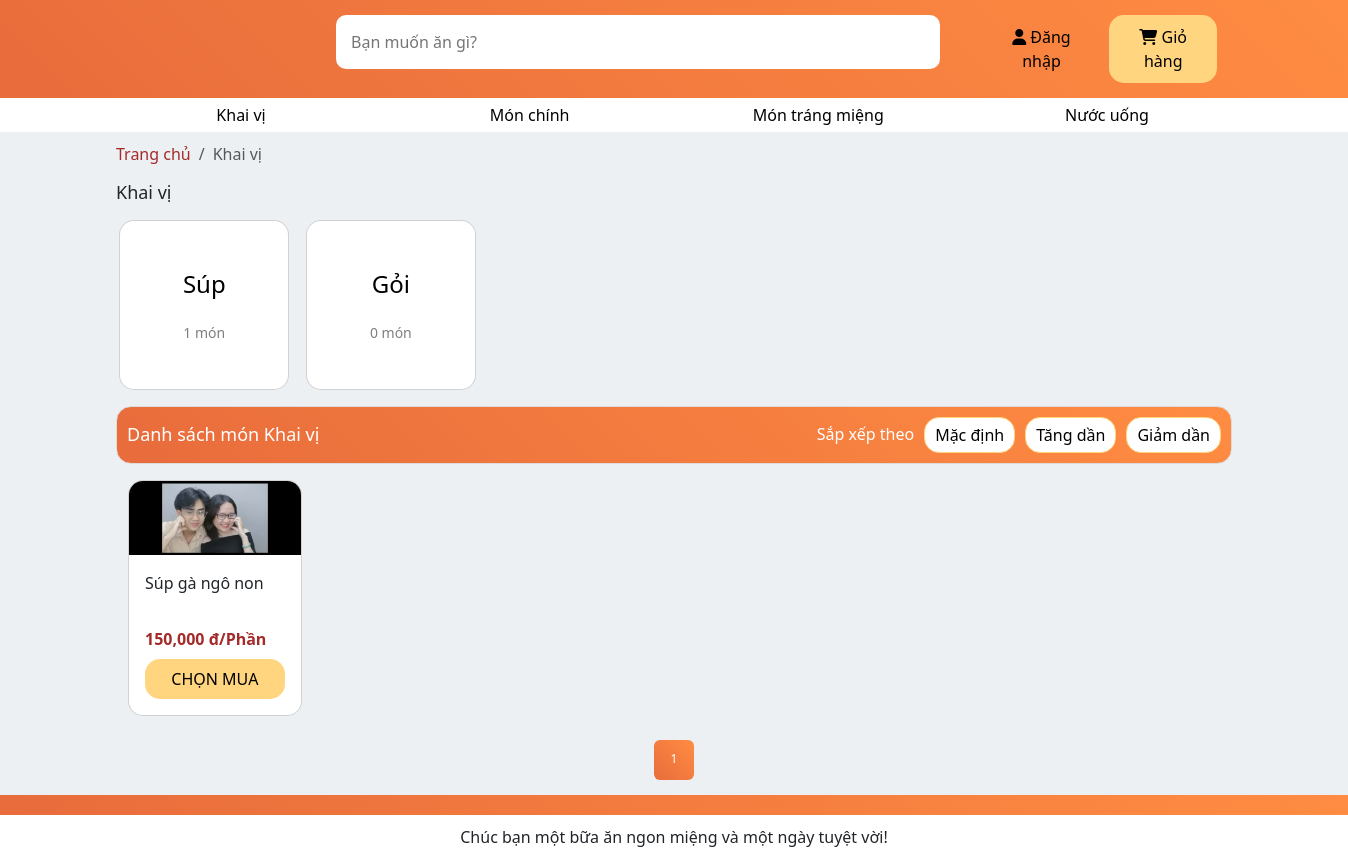
The page /Khai vị/ on the database its author committed.
### products/models.py (models this page shows, shortened)
class Category_lv1(models.Model):
    UNIT_TYPE_CHOICES = [
        ('Khai vị', 'Khai vị'),
        ('Món chính', 'Món chính'),
        ('Món tráng miệng', 'Món tráng miệng'),
        ('Nước uống', 'Nước uống'),
    ]
    cate_1 = models.CharField(max_length=500, choices=UNIT_TYPE_CHOICES)

class Category_lv2(models.Model):
    cate_1 = models.ForeignKey(Category_lv1, on_delete=models.SET_NULL, null=True, blank=False)
    cate_2 = models.CharField(max_length=500)
    num_products = models.IntegerField(default=0) # Số loại món ăn thuộc danh mục cấp 2
    def update_num_products(self):
        self.num_products = Product.objects.filter(prod_cate_lv2=self).count()
        self.save()

class Product(models.Model):
    prod_name = models.CharField(max_length=500)
    prod_price = models.IntegerField()
    prod_cate_lv1 = models.ForeignKey(Category_lv1, on_delete=models.SET_NULL, null=True, blank=False)
    prod_cate_lv2 = models.ForeignKey(Category_lv2, on_delete=models.SET_NULL, null=True, blank=False)
    prod_description = models.CharField(max_length=500,null=True, blank=False)

### products/views.py (the view, shortened to what this page needs)
# urls.py: path('<str:cate_lv1_name>/', views.PList_Lv1, name='categories_products'),
def PList_Lv1(request, cate_lv1_name):
    cate_lv1 = get_object_or_404(Category_lv1, cate_1=cate_lv1_name)
    categories_lv2 = Category_lv2.objects.filter(cate_1=cate_lv1)
    products = Product.objects.filter(prod_cate_lv2__in=categories_lv2)
    for cate_lv2 in categories_lv2:
        cate_lv2.update_num_products()
    for product in products:
        avatar = Product_Image.objects.filter(prod_name=product, is_avatar=True).first()
        product.avatar_url = avatar.ImageURL if avatar else None
        product.prod_price_formatted = "{:,.0f}".format(product.prod_price)  # xxx.xxx
    breadcrumb = [
        {"name": "Trang chủ", "url": "/"},
        {"name": cate_lv1.cate_1, "url": f"/{cate_lv1.cate_1}/"}
    ]
    paginator = Paginator(products, 12)
    page_number = request.GET.get('page')
    page_obj = paginator.get_page(page_number)
    total_pages = paginator.num_pages
    current_page = page_obj.number
    if total_pages <= 7:
        page_range = paginator.page_range
    context = {
        'cate_lv1': cate_lv1,
        'categories_lv2': categories_lv2,
        'page_obj': page_obj,
        'page_range': page_range,
        'breadcrumb': breadcrumb
    }
    return render(request, 'PList_Lv1.html', context)

### products/context_processors.py (called while the page is built)
def nav_categories(request):
    categories_data = []
    categories_lv1 = Category_lv1.objects.all()
    for cate_lv1 in categories_lv1:
        categories_lv2 = Category_lv2.objects.filter(cate_1=cate_lv1)
        categories_data.append({
            "cate_lv1": cate_lv1,
            "categories_lv2": categories_lv2
        })
    return {
        "categories_data": categories_data
    }

### products/models.py (called while the page is built)
    @property
    def ImageURL(self):
        try:
            url = self.prod_image.url
        except :
            url = ''
        return url

### products/templates/PList_Lv1.html (shortened to what this page needs)
{% extends 'base.html' %}
{% load static %}
{% block content %}
<link rel="stylesheet" href="{% static 'css/product_page_style.css' %}">
<section class="bread-crumb">
    <div class="container">
        <nav aria-label="breadcrumb">
            <ol class="breadcrumb">
                {% for item in breadcrumb %}
                    {% if forloop.last %}
                        <li class="breadcrumb-item active" aria-current="page">{{ item.name }}</li>
                    {% else %}
                        <li class="breadcrumb-item"><a href="{{ item.url }}">{{ item.name }}</a></li>
                    {% endif %}
                {% endfor %}
            </ol>
        </nav>
    </div>
</section>
<section class="categories">
    <div class="container">
        <h1>{{ cate_lv1.cate_1 }}</h1>
        <div class="grid">
            {% for category in categories_lv2 %}
            <a href="#">
                <div class="card">
                    <div class="card-body">
                        <p class="name-cate">{{ category.cate_2 }}</p>
                        <p class="num-product">{{ category.num_products }} món</p>
                    </div>
                </div>
            </a>
            {% endfor %}
        </div>
    </div>
</section>
    <section class="product-list">
        <div class="container">
            <div class="product-header">
                <div class="grid">
                    <h1>Danh sách món {{cate_lv1.cate_1}}</h1>
                    <div class="sort">
                        <h2>Sắp xếp theo</h2>
                        <button id="sort-default">Mặc định</button>
                        <button id="sort-asc">Tăng dần</button>
                        <button id="sort-desc">Giảm dần</button>
                    </div>
                </div>
            </div>
            <div class="filter-and-product-cards">
                <div class="container">
                    <div class="product-cards">
                        <div class="grid" id="product-list">
                            {% for product in page_obj %}
                            <div class="card">
                                <img src="{{ product.avatar_url }}" class="card-img-top" alt="{{product.prod_name}}">
                                <div class="card-body">
                                    <h5 class="card-title line-clamp">
                                        {{product.prod_name}}
                                    </h5>
                                    <div class="product-info">
                                        <p class="price">{{product.prod_price_formatted}} đ/Phần</p>
                                    </div>
                                    <button>CHỌN MUA</button>
                                </div>
                            </div>
                            {% endfor %}
                        </div>
                    </div>
                    <div class="PhanTrang">
                        <nav aria-label="Page navigation" class="mt-4">
                            <ul class="pagination justify-content-center">
                                {% for num in page_range %}
                                    {% if num == '...' %}
                                        <li class="page-item disabled"><span class="page-link">...</span></li>
                                    {% else %}
                                        <li class="page-item {% if page_obj.number == num %}active{% endif %}">
                                            <a class="page-link" href="?page={{ num }}">{{ num }}</a>
                                        </li>
                                    {% endif %}
                                {% endfor %}
                            </ul>
                        </nav>
                    </div>
                </div>
            </div>
        </div>
    </section>
{% endblock %}

### products/templates/base.html (shortened to what this page needs)
{% load static %}
<!doctype html>
<html lang="en">
<head>
    <link href="https://cdn.jsdelivr.net/npm/bootstrap@5.3.3/dist/css/bootstrap.min.css" rel="stylesheet"
>
    <link rel="stylesheet" href = "{% static 'css/base.css' %}">
</head>
<body>
    <header>
        <div class="container">
            <div class="main-header">
                <div class="row">
                    <div class="col-xl-2">
                    </div>
                    <div class="col-xl-7">
                        <div class="search">
                            <input class="search-bar" type="text"
                                placeholder="Bạn muốn ăn gì?">
                        </div>
                    </div>
                    <div class="col-xl-3">
                        <div class="customer">
                            <button class="sign-in"><i class="fa-solid fa-user"></i> Đăng nhập</button>
                            <button class="cart"><i class="fa-solid fa-cart-shopping"></i> Giỏ hàng</button>
                        </div>
                    </div>
                </div>
            </div>
        </div>
    </header>
    <nav>
        <div class="container">
            <ul>
                {% for data in categories_data %}
                    <li class="dropdown">
                        <a href="{% url 'categories_products' data.cate_lv1.cate_1 %}">
                            {{ data.cate_lv1.cate_1 }}
                        </a>
                    </li>
                {% endfor %}
            </ul>
        </div>
    </nav>
    {% block content %}
    {% endblock %}
    <footer>
        <div class = "container">
            <p>Chúc bạn một bữa ăn ngon miệng và một ngày tuyệt vời!</p>
        </div>
    </footer>
</body>
</html>

### static/css/base.css (style rules this page uses)
:root { --background-color1: #EDF0F3; --background-color2: #FCF3E8; }
* { font-weight: 500; }
body { background-color: var(--background-color1); }
a { text-decoration: none; }
ul { padding-left: 0px; list-style-type: none; }
header { background: linear-gradient(45deg, #E86C3C, #FF8C42); }
footer { background: white; }
header .main-header { padding: 15px; }
header .main-header .search { padding-left: 20px; }
header .main-header .search .search-bar { width: 100%; padding: 15px 15px; border: none; border-radius: 10px; }
header .main-header .customer { height: 100%; display: flex; justify-content: space-between; padding-left: 10px; align-items: center; }
header .main-header .customer button { margin-left: 10px; }
header .main-header .customer .sign-in { background-color: transparent ; }
footer { padding-top: 30px; position: relative; }
footer::before { content: ""; background: linear-gradient(45deg, #E86C3C, #FF8C42); width: 100%; height: 20px; top: 0; position: absolute; }
footer p { text-align: center; margin-bottom: 0px; }
button { padding: 10px 20px; border-radius: 15px; border: none; background: #FFD580; color: black; }
nav { background-color: white; margin-bottom: 10px; }
nav ul { display: flex; justify-content: space-between; margin-bottom: 0px; }
nav ul li { width: 250px; padding: 5px; text-align: center; }
nav ul li a { color: black; width: 100%; }
nav .dropdown { position: relative; display: inline-block; }
.breadcrumb-item a { color: brown; }

### static/css/product_page_style.css (style rules this page uses)
.categories .grid { display:grid; grid-template-columns: 1fr 1fr 1fr 1fr 1fr 1fr 1fr; gap: 10px; place-items: center; width: 1296px; }
.categories h1 { font-size: 18px; margin-bottom: 16px; }
.categories .card { background-color: white; border-radius: 15px; padding: 0; display: flex; width: 170px; height: 170px; }
.categories .card-body { padding: 0; display: flex; flex-direction: column; justify-content: center; align-items: center; }
.categories .card .card-body .num-product { font-size: 14px; margin-top: 4px; margin-bottom: 0px; color: grey; }
.categories .card .card-body .name-cate { color: black; font-size: 24px; }
.product-header { margin-bottom: 16px; margin-top: 16px; background: linear-gradient(45deg, #E86C3C, #FF8C42); border-radius: 15px; color: white; border: 1px solid gainsboro; }
.product-header .sort { display: flex; gap: 10px; justify-content: flex-end; align-items: center; }
.sort h2 { font-size: 16px; margin-bottom: 0; }
.product-header .grid h1 { font-size: 18px; margin-bottom: 0; }
.product-header .grid { display: grid; grid-template-columns: auto auto; align-items: center; padding: 10px; }
.card { border-radius: 15px; overflow: hidden; }
.product-cards .card { display: grid; }
.card-img-top { width: 100%; height: 100%; object-fit: contain; }
.card-title { font-size: 16px; display: -webkit-box; -webkit-line-clamp: 1; -webkit-box-orient: vertical; overflow: hidden; text-overflow: ellipsis; line-height: 1.5; min-height: calc(1.5em * 2); }
.product-cards .card .card-body button { display: block; margin: 8px auto 0; width: 100%; padding: 8px 16px; }
.price { font-size: 16px; font-weight: bold; color: brown; margin: 2px 0; }
.product-cards .grid { display: grid; grid-template-columns: 1fr 1fr 1fr 1fr 1fr 1fr; gap: 10px; width: auto; }
.PhanTrang nav { background: transparent; box-shadow: none; }
.PhanTrang nav ul li { width: 40px; padding: 0px; text-align: center; font-size: 12px; }
.PhanTrang ul li a { color: black; width: 100%; height: 40px; font-size: 12px; padding: 10px; margin-bottom: 5px; }
.sort button { background-color: white; border: 1px solid #FFD580; color: black; padding: 5px 10px; cursor: pointer; transition: background-color 0.3s, color 0.3s; }
.breadcrumb { background-color: #EDF0F3; }
.page-link { background: linear-gradient(45deg, #E86C3C, #FF8C42); border: none; }

### rows shown on the page
Category_lv1: cate_lv1.cate_1 "Khai vị", name "Khai vị", cate_1 "Khai vị"
Category_lv1: cate_lv1.cate_1 "Món chính"
Category_lv1: cate_lv1.cate_1 "Món tráng miệng"
Category_lv1: cate_lv1.cate_1 "Nước uống"
Category_lv2: cate_2 "Súp", num_products "1"
Category_lv2: cate_2 "Gỏi", num_products "0"
Product: prod_name "Súp gà ngô non", prod_price_formatted "150,000"

### other values the page prints
{{ item.name }} "Trang chủ"
{{ num }} "1"
